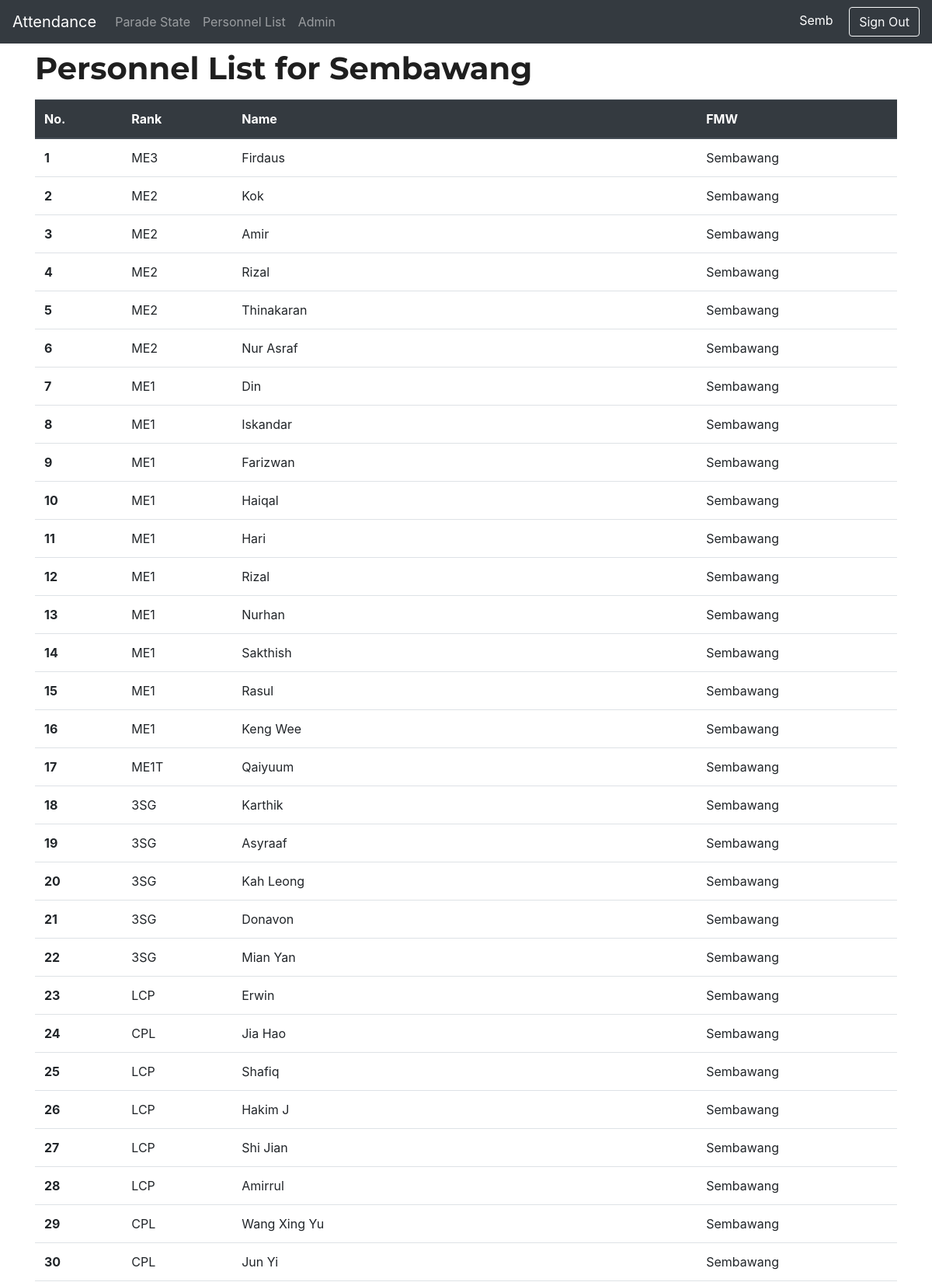
The page /strengthviewer (signed in, upper part) on the database its author committed.
### tables this page shows
CREATE TABLE "user" (
	"id"	INTEGER,
	"username"	TEXT NOT NULL UNIQUE,
	"password"	TEXT NOT NULL,
	"fmw"	TEXT NOT NULL,
	"fmd"	TEXT NOT NULL,
	"clearance"	INTEGER NOT NULL CHECK("clearance" = 1 OR "clearance" = 2 OR "clearance" = 3),
	PRIMARY KEY("id" AUTOINCREMENT)
);

CREATE TABLE "personnel" (
	"id"	INTEGER,
	"name"	TEXT NOT NULL,
	"fmw"	TEXT,
	"rank"	TEXT,
	"active"	INTEGER NOT NULL DEFAULT 1 CHECK("active" = 1 OR "active" = 0),
	PRIMARY KEY("id" AUTOINCREMENT)
);

### flaskapp/ps.py (the view)
@bp.route('/strengthviewer', methods=('GET', 'POST'))
@login_required
def strengthviewer():
    db = get_db()
    if session.get('clearance') <= 2:
        form = strengthviewform()
        if form.validate_on_submit():
            fmw = form.fmw.data
            personnels = retrieve_personnel_list(db, fmw)
            if personnels != []:
                return render_template('ps/strengthviewer.html', fmw=fmw, personnels=personnels)
            flash('No personnel in selected FMW yet.')
        return render_template('ps/select_fmw.html', form=form)
    else:
        fmw = session.get('fmw')
        personnels = retrieve_personnel_list(db, fmw)
        return render_template('ps/strengthviewer.html', fmw=fmw, personnels=personnels)

### flaskapp/auth.py (called while the page is built)
@bp.before_app_request
def load_logged_in_user():
    user_id = session.get('user_id')
    clearance = session.get('clearance')
    if user_id is None:
        g.user = None
    else:
        g.user = get_db().execute(
            'SELECT * FROM user WHERE username = ?', (user_id,)
        ).fetchone()

def login_required(view):
    @functools.wraps(view)
    def wrapped_view(**kwargs):
        if g.user is None:
            return redirect(url_for('auth.login'))
        return view(**kwargs)
    return wrapped_view

### flaskapp/db.py (called while the page is built)
def get_db():
    if 'db' not in g:
        g.db = sqlite3.connect(
            current_app.config['DATABASE'],
            detect_types=sqlite3.PARSE_DECLTYPES
        )
        g.db.row_factory = sqlite3.Row
    return g.db

### flaskapp/methods.py (called while the page is built)
def retrieve_personnel_list(db, fmw,clearance=''):
    if fmw == "Admin": return db.execute('SELECT * FROM personnel').fetchall()
    return db.execute('SELECT * FROM personnel WHERE fmw = ?', (fmw,)).fetchall()

### flaskapp/templates/ps/strengthviewer.html (shortened to what this page needs)
{% extends 'base.html' %}
{% block content %}
    <div class="row">
        <div class="col">
            <h1 class="font-weight-bold">Personnel List for {{ fmw }}</h1>
            <table class="table mt-3">
                <thead class="thead-dark">
                    <tr>
                        <th scope="col">No.</th>
                        <th scope="col">Rank</th>
                        <th scope="col">Name</th>
                        <th scope="col">FMW</th>
                    </tr>
                </thead>
                <tbody>
                {% for person in personnels %}
                    <tr>
                        <th scope="row">{{ loop.index }}</th>
                        <td>{{ person.rank }}</td>
                        <td>{{ person.name }}</td>
                        <td>{{ person.fmw }}</td>
                    </tr>
                {% endfor %}
                </tbody>
            </table>
        </div>
    </div>
{% endblock %}

### flaskapp/templates/base.html (shortened to what this page needs)
<!DOCTYPE html>
<html lang="en">
<head>
    <link rel="stylesheet" href="https://stackpath.bootstrapcdn.com/bootstrap/4.5.2/css/bootstrap.min.css"
>
    <link rel="stylesheet" href="{{ url_for('static', filename='base.css') }}">
</head>
<body>
    {% include 'navbar.html' %}
    <div class="container">
        {% block content %}{% endblock %}
    </div>
</body>

### flaskapp/templates/navbar.html (shortened to what this page needs)
<nav class="navbar navbar-expand-lg navbar-dark bg-dark">
    <a class="navbar-brand" href="/">Attendance</a>
    <div class="collapse navbar-collapse" id="navbar-content">
        <ul class="navbar-nav mr-auto">
            {% if g.user is none %}
            <li class="nav-item">
                <a class="nav-link" href="{{ url_for('auth.load_fmw') }}">Select FMW</a>
            </li>
            {% else %}
            <li class="nav-item">
                <a class="nav-link" href="{{ url_for('ps.paradestate') }}">Parade State</a>
            </li>
            <li class="nav-item">
                <a class="nav-link" href="{{ url_for('ps.strengthviewer') }}">Personnel List</a>
            </li>
            <li class="nav-item">
                <a class="nav-link" href="{{ url_for('ps.admin_add_del') }}">Admin</a>
            </li>
            {% endif %}
        </ul>
    </div>
    {% if g.user is none %}
    <div class="ml-auto">
        <a class="btn btn-outline-light" href="{{ url_for('auth.login') }}">
            Sign in
        </a>
    </div>
    {% else %}
    <div class="ml-auto d-none d-lg-block">
        <span class="text-white mr-3">{{ g.user.username }}</span>
        <a class="btn btn-outline-light" href="{{ url_for('auth.logout') }}">
            Sign Out
        </a>
    </div>
    {% endif %}
</nav>

### flaskapp/static/base.css (style rules this page uses)
body { color: #1F1F1F; }
h1 { font-family: 'Montserrat', sans-serif; }

### rows shown on the page
user: user.username "Semb"
personnel: rank "ME3", name "Firdaus", fmw "Sembawang"
personnel: rank "ME2", name "Kok", fmw "Sembawang"
personnel: rank "ME2", name "Amir", fmw "Sembawang"
personnel: rank "ME2", name "Rizal", fmw "Sembawang"
personnel: rank "ME2", name "Thinakaran", fmw "Sembawang"
personnel: rank "ME2", name "Nur Asraf", fmw "Sembawang"
personnel: rank "ME1", name "Din", fmw "Sembawang"
personnel: rank "ME1", name "Iskandar", fmw "Sembawang"
personnel: rank "ME1", name "Farizwan", fmw "Sembawang"
personnel: rank "ME1", name "Haiqal", fmw "Sembawang"
personnel: rank "ME1", name "Hari", fmw "Sembawang"
personnel: rank "ME1", name "Rizal", fmw "Sembawang"
personnel: rank "ME1", name "Nurhan", fmw "Sembawang"
personnel: rank "ME1", name "Sakthish", fmw "Sembawang"
personnel: rank "ME1", name "Rasul", fmw "Sembawang"
personnel: rank "ME1", name "Keng Wee", fmw "Sembawang"
personnel: rank "ME1T", name "Qaiyuum", fmw "Sembawang"
personnel: rank "3SG", name "Karthik", fmw "Sembawang"
personnel: rank "3SG", name "Asyraaf", fmw "Sembawang"
personnel: rank "3SG", name "Kah Leong", fmw "Sembawang"
personnel: rank "3SG", name "Donavon", fmw "Sembawang"
personnel: rank "3SG", name "Mian Yan", fmw "Sembawang"
personnel: rank "LCP", name "Erwin", fmw "Sembawang"
personnel: rank "CPL", name "Jia Hao", fmw "Sembawang"
personnel: rank "LCP", name "Shafiq", fmw "Sembawang"
personnel: rank "LCP", name "Hakim J", fmw "Sembawang"
personnel: rank "LCP", name "Shi Jian", fmw "Sembawang"
personnel: rank "LCP", name "Amirrul", fmw "Sembawang"
personnel: rank "CPL", name "Wang Xing Yu", fmw "Sembawang"
personnel: rank "CPL", name "Jun Yi", fmw "Sembawang"

### other values the page prints
{{ fmw }} "Sembawang"
